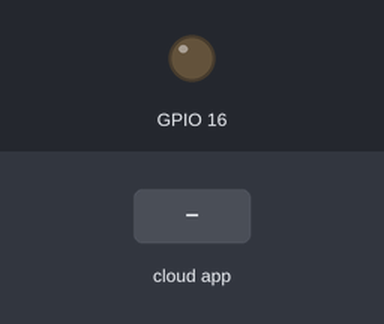
A sketch run on a simulated ESP8266 (NodeMCU). Shown: output pins drawn as LEDs (lit = HIGH). The test bench sets the inputs (shaded band). WiFi joins after 1.5 s; servers stay silent unless stated; the Firebase database answers and starts empty; what the sketch prints to the serial monitor is not drawn.

Above: at 2.7 s.
2.8 s: the phone or cloud app sets luz to 1
At 3.5 s:
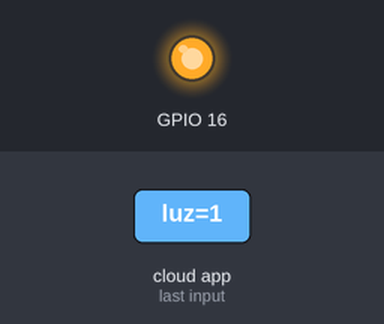
4.4 s: the phone or cloud app sets luz to 0
At 6.0 s:
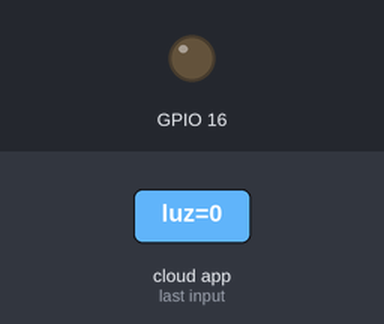
Timing chart, 0 to 7.5 s (numbered marks = the images above; inputs shaded):
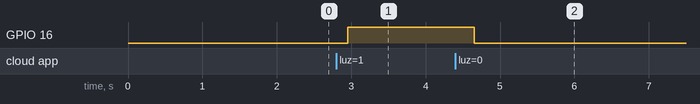

The sketch:

espFirebase.ino
```cpp
/**********************************************************************************
 * TITULO: Código ESP8266 - FIREBASE
 * AUTOR: Jhimmy Astoraque Durán
 * DESCRIPCION: Este es el código de este episodio del canal que tambien es parte de la Serie Intermedia del esp8266
 * CANAL YOUTUBE: https://www.youtube.com/c/jadsatv
 * © 2020
 * *******************************************************************************/

#include <ESP8266WiFi.h>
#include "FirebaseESP8266.h"

// Credenciales wifi
const char *ssid = "1"; // nombre de la red
const char *password = "123456789";
//const char *ssid = "ZTE-d794ca"; // nombre de la red
//const char *password = "AMERICANO1";

// Credenciales Proyecto Firebase
const char *FIREBASE_HOST = "raices-68dc9-default-rtdb.firebaseio.com";
const char *FIREBASE_AUTH = "etxcXlTcE034EpEoOyLLQaWCbFoTORP2AD6gGwof";

// Firebase Data object in the global scope
FirebaseData firebaseData;

bool iterar = true;


void setup()
{
  Serial.begin(115200);
  Serial.println();

  WiFi.begin(ssid, password);

  while (WiFi.status() != WL_CONNECTED)
  {
    Serial.print(".");
    delay(250);
  }
  Serial.print("\nConectado al Wi-Fi");
  Serial.println();

  Firebase.begin(FIREBASE_HOST, FIREBASE_AUTH);
  Firebase.reconnectWiFi(true);
  pinMode(16, OUTPUT);
}

void loop()
{
  String nodo = "Proyecto1";

  //while (iterar)
  //{

    // escribir datos
   Firebase.setInt(firebaseData, "lectura1", 512);
   Firebase.setString(firebaseData, "string1", "On");

    Firebase.setString(firebaseData, nodo + "/sensor", "DHT11");
    //Firebase.setInt(firebaseData, nodo + "/temperatura", 31);
    //Firebase.setBool(firebaseData, nodo + "/alarmas", false);

    // leer datos
     Firebase.getInt(firebaseData,"luz");
     //Serial.println(firebaseData.intData());
     if ( firebaseData.intData() == 1){
      digitalWrite(16, HIGH);
     }
     else{
      digitalWrite(16, LOW);
     }
     delay(250);
     //Firebase.getString(firebaseData, nodo + "/sensor");
    // Serial.println(firebaseData.stringData());

    // push de datos
    //  Firebase.pushInt(firebaseData, nodo + "/temperatura", 29);
    //  delay(150);
    //  Firebase.pushInt(firebaseData, nodo + "/temperatura", 31);
    //  delay(150);
    //  Firebase.pushInt(firebaseData, nodo + "/temperatura", 30);
    //  delay(150);
    //  Firebase.pushInt(firebaseData, nodo + "/Humedad", 67);

   // iterar = false;
    //Firebase.end(firebaseData);
  //}
} // End Loop
```

Measured:
- after the input at 2.8 s, GPIO 16: LOW → HIGH after 0.15 s
- after the input at 4.4 s, GPIO 16: HIGH → LOW after 0.25 s
